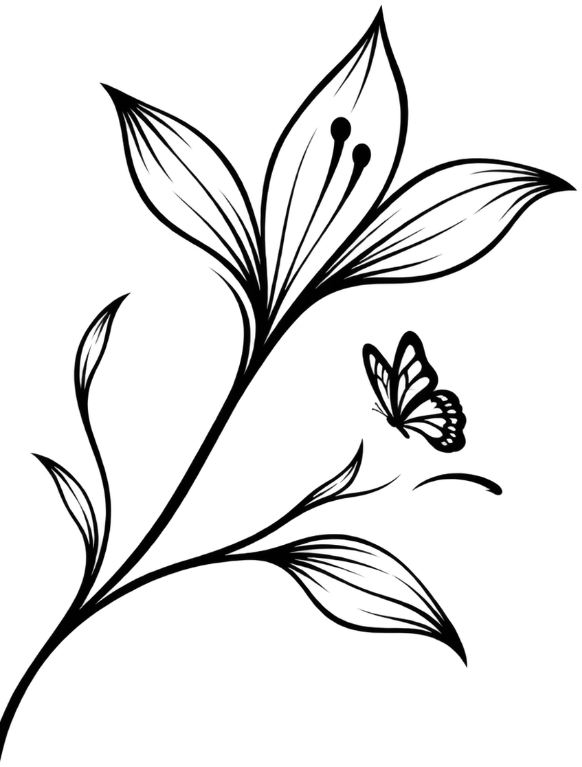
#> input picture source-assets/decor/black-plant.png, 582 x 767 px
$ python thin-black-plant.py
#> lines starting #> are read from the running program, lines starting #| are printed output that depends on the picture
from pathlib import Path

from PIL import Image, ImageChops, ImageFilter


ROOT = Path(__file__).resolve().parents[1]
SOURCE = ROOT / "source-assets" / "decor" / "black-plant.png"
OUTPUT = ROOT / "public" / "assets" / "decor" / "black-plant-thin.webp"
UPSCALE = 2


def main():
    original = Image.open(SOURCE).convert("RGBA")
#> original is the input picture: PIL image 582x767 RGBA; mean R, G, B, A 0, 0, 0, 24.3
    width, height = original.size
#> width = 582; height = 767
    alpha = original.getchannel("A")
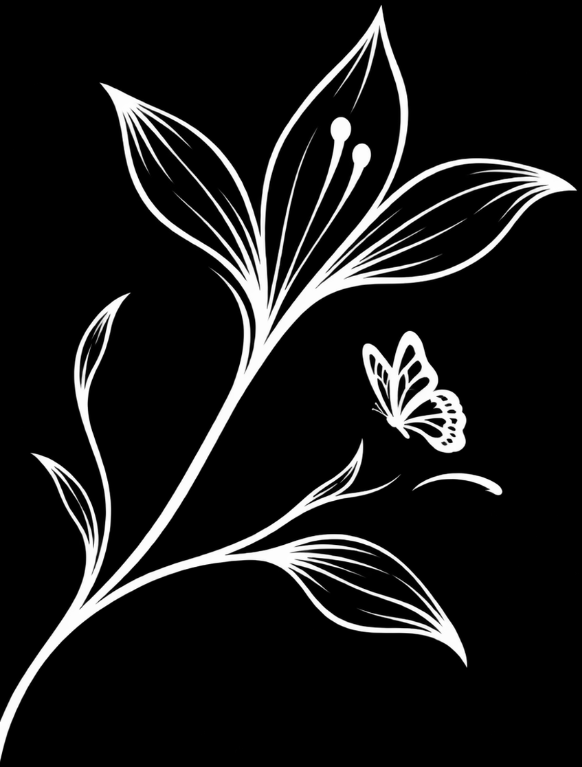
#> alpha: PIL image 582x767 L; min 0, max 255, mean 24.3

    alpha_large = alpha.resize(
        (width * UPSCALE, height * UPSCALE),
        Image.Resampling.LANCZOS,
    )
    eroded_large = alpha_large.filter(ImageFilter.MinFilter(3))
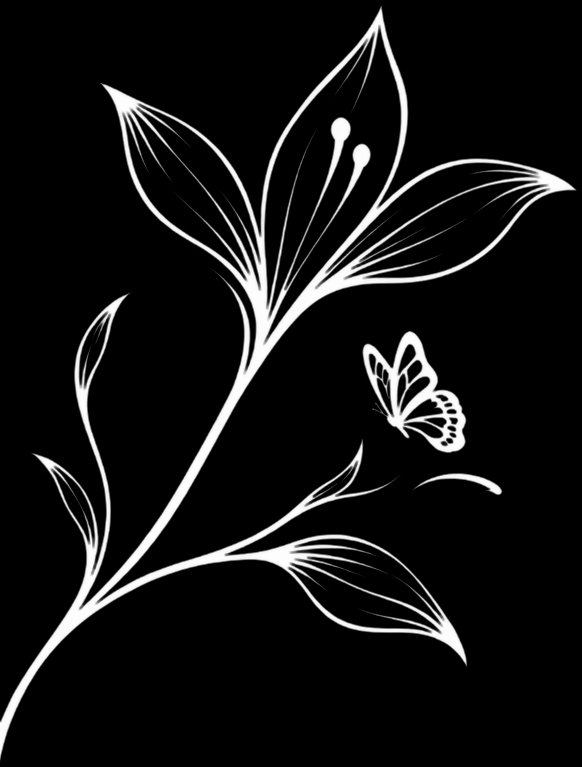
#> eroded_large: PIL image 1164x1534 L (shown at 1/2 size); min 0, max 255, mean 19
    eroded = eroded_large.resize((width, height), Image.Resampling.LANCZOS)
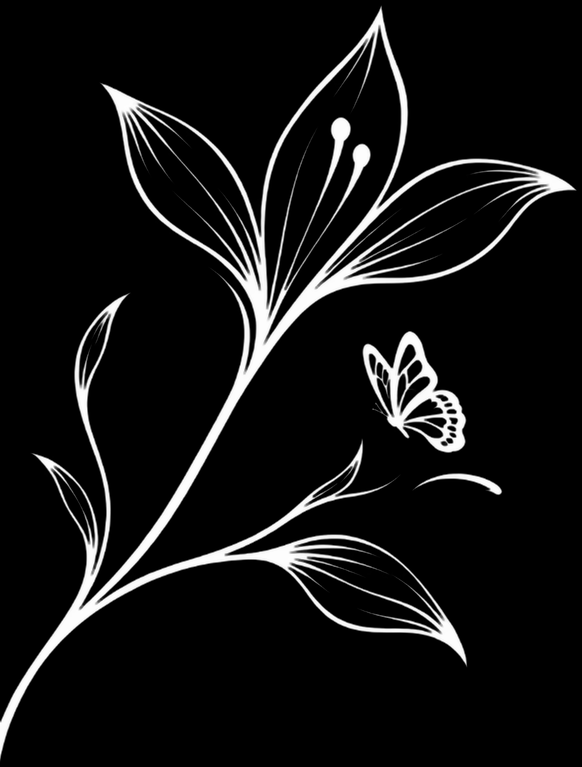
#> eroded: PIL image 582x767 L; min 0, max 255, mean 19
    eroded = ImageChops.darker(alpha, eroded)

    result = original.copy()
    result.putalpha(eroded)
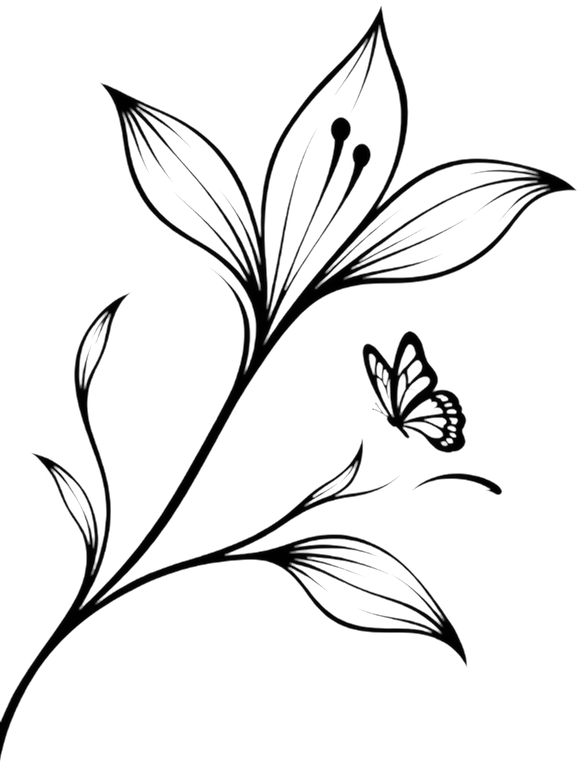
#> result: PIL image 582x767 RGBA; mean R, G, B, A 0, 0, 0, 19; transparent parts drawn white
    result.save(OUTPUT, format="WEBP", quality=90, method=6)
#> (the run stopped early here; a loop or call above may not have finished)

$ run again, with source-assets/decor/red-hibiscus.png copied over source-assets/decor/black-plant.png
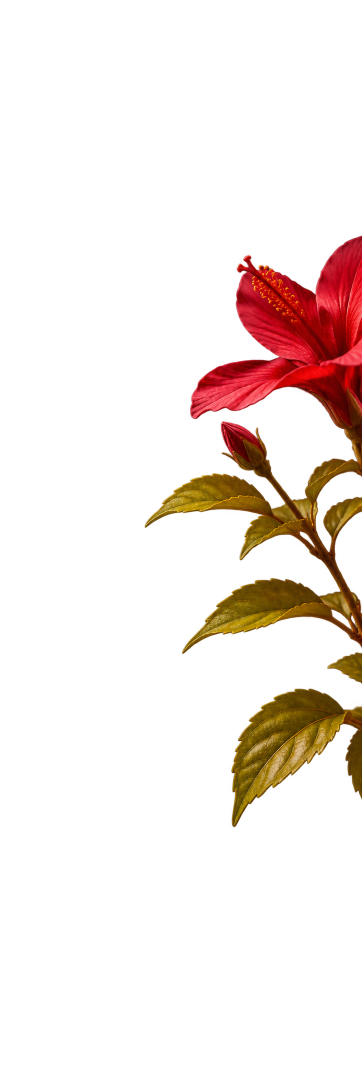
#> input picture source-assets/decor/red-hibiscus.png, 724 x 2173 px (shown at 1/2 size)
#> in main, original is the input picture: PIL image 724x2173 RGBA; mean R, G, B, A 18.4, 7.1, 2, 28.4
#> in main, `alpha = original.getchannel("A")`:
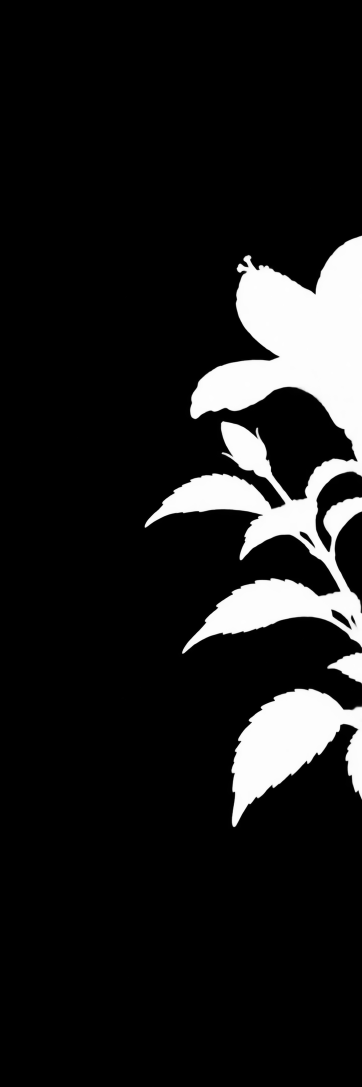
#> alpha: PIL image 724x2173 L (shown at 1/2 size); min 0, max 255, mean 28.4

$ run again, with source-assets/decor/red-lily.png copied over source-assets/decor/black-plant.png
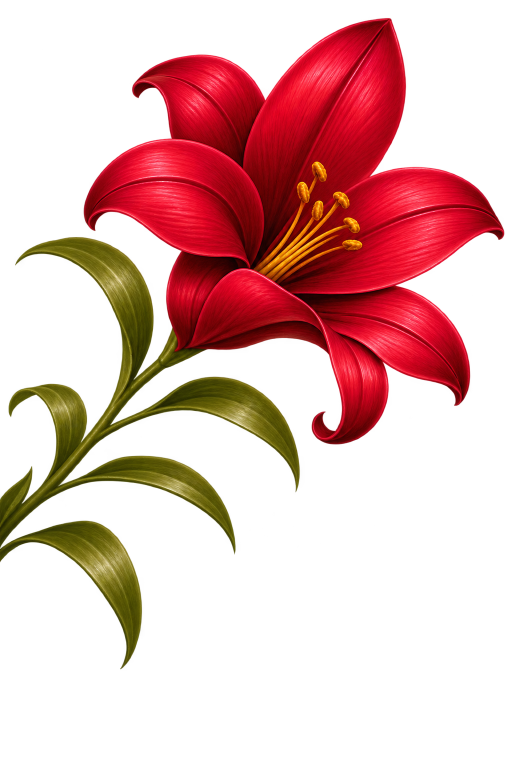
#> input picture source-assets/decor/red-lily.png, 1024 x 1536 px (shown at 1/2 size)
#> in main, original is the input picture: PIL image 1024x1536 RGBA; mean R, G, B, A 88, 26.1, 14.1, 77.7
#> in main, `eroded = eroded_large.resize((width, height), Image.Resampling.LANCZOS)`:
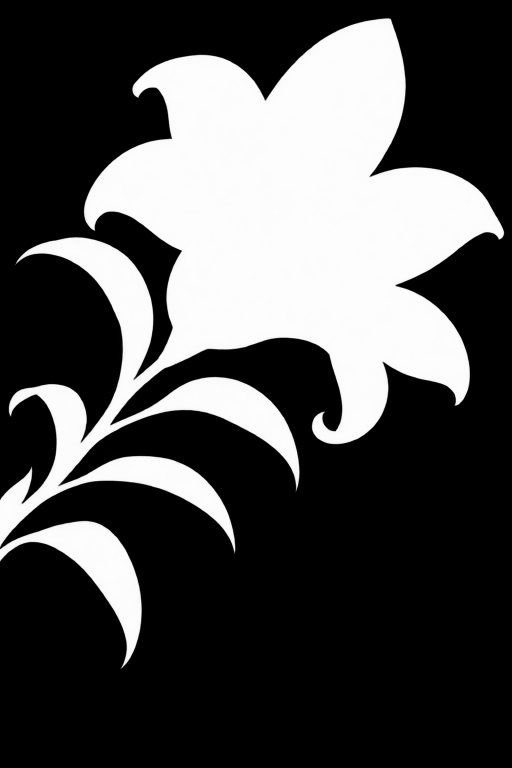
#> eroded: PIL image 1024x1536 L (shown at 1/2 size); min 0, max 255, mean 76.7
#> in main, `result.putalpha(eroded)`:
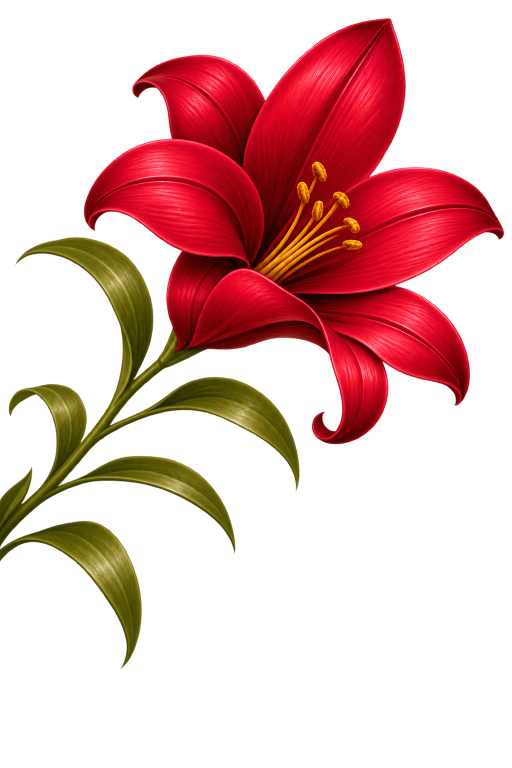
#> result: PIL image 1024x1536 RGBA (shown at 1/2 size); mean R, G, B, A 88, 26.1, 14.1, 76.7; transparent parts drawn white
